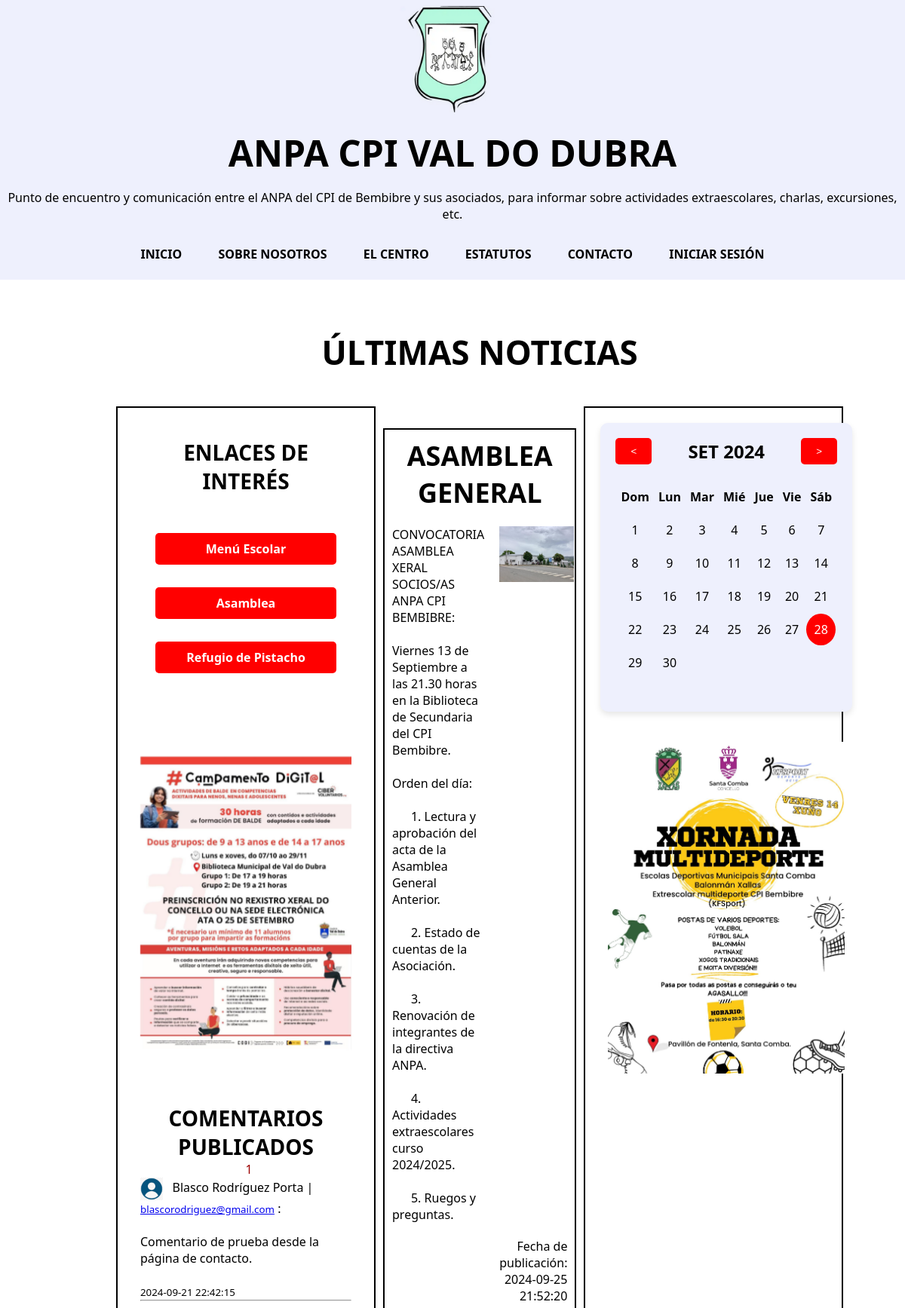
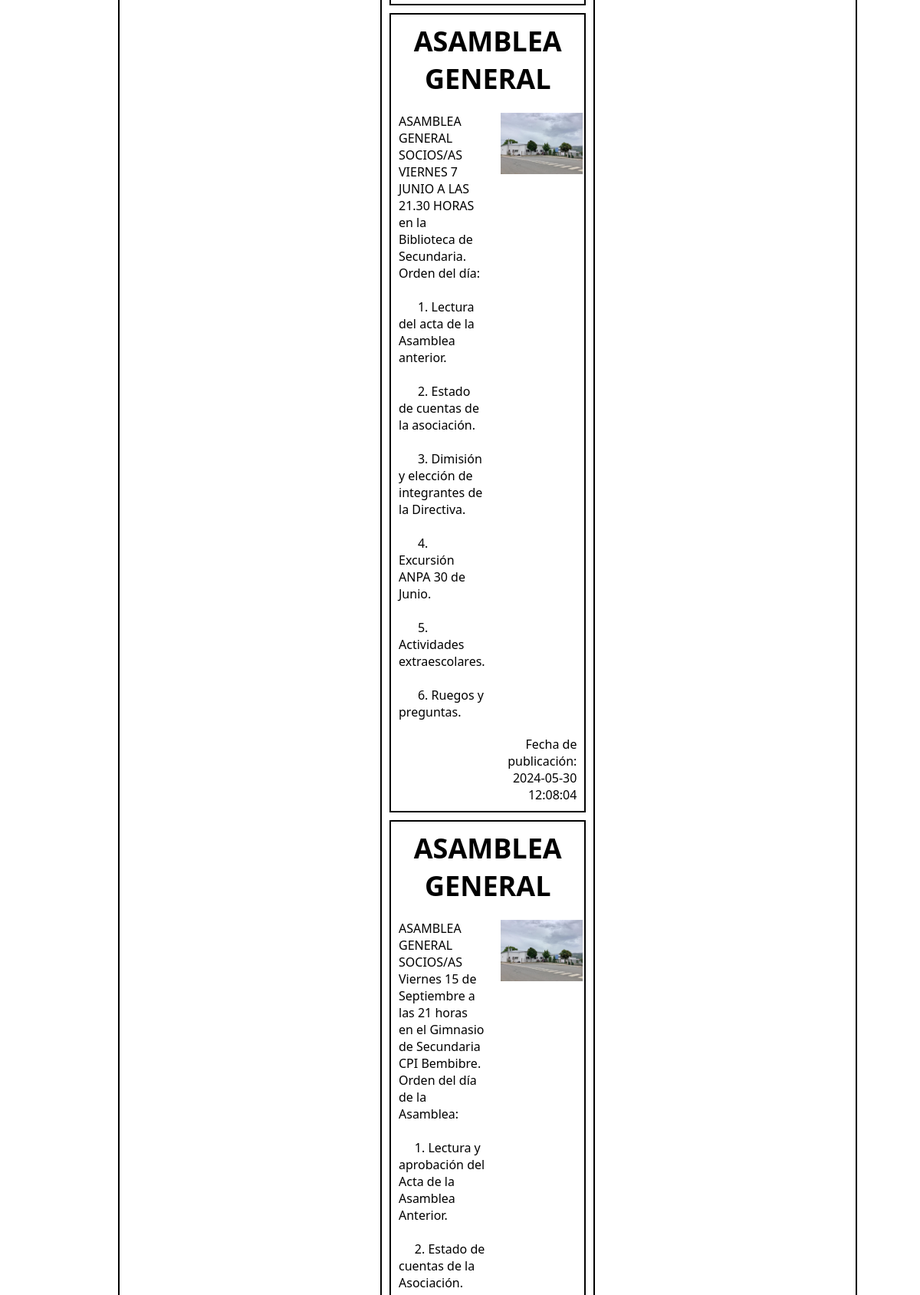
Screenshot of /es/asamblea.php (upper part) with the database file from the repository (2 pictures, top to bottom).
### tables this page shows
CREATE TABLE IF NOT EXISTS `comentarios` (
  `Id_Comentario` smallint(5) unsigned NOT NULL AUTO_INCREMENT,
  `Nombre` varchar(100) NOT NULL,
  `Correo` varchar(100) NOT NULL,
  `Comentario` longtext NOT NULL,
  `Fecha_Publicación` datetime NOT NULL,
  PRIMARY KEY (`Id_Comentario`)
);

CREATE TABLE IF NOT EXISTS `blog` (
  `Id_Entrada` smallint(5) unsigned NOT NULL AUTO_INCREMENT,
  `Título` varchar(150) NOT NULL,
  `Descripción` longtext NOT NULL,
  `Imagen` varchar(150) DEFAULT NULL,
  `Fecha_Publicación` datetime NOT NULL,
  PRIMARY KEY (`Id_Entrada`)
);

### es/asamblea.php (the view, shortened to what this page needs)
<!DOCTYPE html>
<html lang="gl-ES">
    <head>
        <link rel="stylesheet" type="text/css" href="CSS/estilosindex.css">
    </head>
    <body>
        <header>
            <div class="vacio1"></div>
            <div class="logo">
                <img src="Imágenes/logo.png" width="100%" alt="Logo ANPA CPI Bembibre"/>
            </div>
            <div class="vacio2"></div>
            <div class="tituloedescricion">
                <h1>ANPA CPI VAL DO DUBRA</h1>
                <p>Punto de encuentro y comunicación entre el ANPA del CPI de Bembibre y sus asociados, para informar sobre actividades extraescolares, charlas, excursiones, etc.</p>
            </div>
            <nav class="navegacion">
                <ul>
                    <li id="inicio">INICIO</li>
                    <li id="sobrenosotros">SOBRE NOSOTROS</li>
                    <li id="ocentro">EL CENTRO</li>
                    <li id="estatutos">ESTATUTOS</li>
                    <li id="contacto">CONTACTO</li>
                    <?php
                        if(isset($_SESSION["admin"])){
                            $admin = $_SESSION["admin"];
                            echo "<li>Hola, $admin&nbsp;&nbsp;<a href='cerrarsesion.php'><img src='Imágenes/exit.png' width='35' style='vertical-align: middle;' alt='Exit'></a></li>";
                        } else {
                            echo "<li id='iniciarsesion'>INICIAR SESIÓN</li>";
                        }
                    ?>
                </ul>
            </nav>
        </header>
        <main>
            <div class="titulopaxina">
                <h1>ÚLTIMAS NOTICIAS</h1>
            </div>
            <aside class="taboleiro1">
                <div class="anuncio1">
                    <img src="Imágenes/Anuncio1.jpg" width="100%" alt="Campamento Digital">
                </div>
                <div class="enlacesdeinterese">
                    <h1>ENLACES DE INTERÉS</h1>
                    <ul>
                        <li id="menuescolar">Menú Escolar</li>
                        <li id="asamblea">Asamblea</li>
                        <li id="refugiodepistacho">Refugio de Pistacho</li>
                    </ul>
                </div>
                <div class="ultimoscomentarios">
                    <h1>COMENTARIOS PUBLICADOS</h1>
                    <div class="vercomentarios">
                        <?php
                            $conexion = new mysqli("127.0.0.1", "root", "", "anpacpivaldodubraes");
                            if(!$conexion){
                                echo "<p style='color: red;'>DATABASE NOT CONNECTED!!!.</p>";
                            } else {
                                $vercomentarios = "SELECT * FROM comentarios ORDER BY Fecha_Publicación DESC";
                                $resultados = $conexion->query($vercomentarios);
                                if($resultados->num_rows == 0){
                                    echo "<p>(Sen comentarios)</p>";
                                } else {
                                    echo "<div class='paxinascomentarios'>";
                                    if(isset($_GET["commentspage"])) {
                                    $paginacion = $_GET["commentspage"];
                                    if($paginacion<=0 || is_numeric($paginacion)==false) $paginacion=1;
                                    }
                                    else
                                    $paginacion=1;
                                    $url="?commentspage=";
                                    echo "<p class='pagina'>";
                                    $total_paginas=(int)($resultados->num_rows/5+1);
                                    for($i=1;$i<=$total_paginas;$i++){
                                        if($i==$paginacion)
                                            echo "&nbsp;&nbsp;<a class='estasaqui'>$i</a>";
                                        else if($i==$paginacion-1 || $i==$paginacion+1)
                                            echo "&nbsp;&nbsp;<a href='$url".$i."'>$i</a>";
                                    }
                                    echo "</p>";
                                    $posicion=($paginacion-1)*5;
                                    $resultados->data_seek($posicion);
                                    echo "</div>";
                                    $row = $resultados->fetch_assoc();
                                    $i = 1;
                                    echo "<div class='comentariospublicados'>";
                                    do {
                                        echo "<p><img src='Imágenes/User.png' width='30' style='vertical-align: middle;' alt='User'>&nbsp;&nbsp;&nbsp;{$row["Nombre"]} | <span><small><a href='mailto:{$row["Correo"]}'>{$row["Correo"]}</a></small></span> :</p><br/>
                                        <p>{$row["Comentario"]}</p><br/>
                                        <p><small>{$row["Fecha_Publicación"]}</small></p><hr>";
                                        $row = $resultados->fetch_assoc();
                                        $i++;
                                    } while ($row && $i <= 5);
                                    echo "</div>";
                                }
                            }
                        ?>
                    </div>
                </div>
            </aside>
            <section class="blog">
                <?php
                    $conexion = new mysqli("127.0.0.1", "root", "", "anpacpivaldodubraes");
                    if (!$conexion) {
                        echo "<p style='color: red;'>Non se puido establecer a conexión á nosa base de datos.</p>";
                    } else {
                        $entradasdeblog = "SELECT * FROM blog WHERE Título LIKE '%ASAMBLEA%' ORDER BY Fecha_Publicación DESC";
                        $resultados = $conexion->query($entradasdeblog);
                        if ($resultados->num_rows == 0) {
                            echo "<p style='color: red;'>Aún no hay entradas publicadas relacionadas con las reuniones de la asamblea.</p>";
                        } else {
                            if(isset($_GET["pg"])) {
                            $paginacion = $_GET["pg"];
                            if($paginacion<=0 || is_numeric($paginacion)==false) $paginacion=1;
                            }
                            else
                            $paginacion=1;
                            $posicion=($paginacion-1)*5;
                            $resultados->data_seek($posicion);
                            echo "<section class='artigos'>";
                            $row = $resultados->fetch_assoc();
                            $i = 1;
                            do {
                                echo "<article>
                                <h1 class='tituloentrada'>{$row["Título"]}</h1>
                                <p class='descricionentrada'>{$row["Descripción"]}</p>
                                <img class='imaxeentrada' src='{$row["Imagen"]}' width='100%' alt='{$row["Imagen"]}'/>
                                <p class='datapublicacion'>Fecha de publicación: {$row["Fecha_Publicación"]}</p>
                                </article>";
                                $row = $resultados->fetch_assoc();
                                $i++;
                            } while ($row && $i <= 5);
                            echo "</section>";
                        }
                    }
                ?>
            </section>
            <aside class="taboleiro2">
                <div class="anuncio2">
                    <img src="Imágenes/Anuncio2.jpg" width="100%" alt="Jornada Multideporte">
                </div>
                <div class="calendario">
                    <div class="header">
                    <button id="prev-month">&lt;</button>
                    <h2 id="month-year"></h2>
                    <button id="next-month">&gt;</button>
                    </div>
                    <table id="calendar">
                        <thead>
                            <tr>
                                <th>Dom</th>
                                <th>Lun</th>
                                <th>Mar</th>
                                <th>Mié</th>
                                <th>Jue</th>
                                <th>Vie</th>
                                <th>Sáb</th>
                            </tr>
                        </thead>
                        <tbody id="calendar-body"></tbody>
                    </table>
                </div>
            </aside>
        </main>
    </body>
</html>

### rows the page displays
comentarios: Nombre "Blasco Rodríguez Porta", Correo "blascorodriguez@gmail.com", Comentario "Comentario de prueba desde la página de contacto.", Fecha_Publicación "2024-09-21 22:42:15"
blog: Título "ASAMBLEA GENERAL", Descripción "CONVOCATORIA ASAMBLEA XERAL SOCIOS/AS ANPA CPI BEMBIBRE: Viernes 13 de Septiembre a las 21.30 horas en la Biblioteca de Secundaria del CPI Bembibre. Orden del día: 1. Lectura y aprobación del acta de la Asamblea General Anterior. 2. Estado de cuentas de la Asociación. 3. Renovación de integrantes de la directiva ANPA. 4. Actividades extraescolares curso 2024/2025. 5. Ruegos y preguntas.", Imagen (picture), Fecha_Publicación "2024-09-25 21:52:20"
blog: Título "ASAMBLEA GENERAL", Descripción "ASAMBLEA GENERAL SOCIOS/AS VIERNES 7 JUNIO A LAS 21.30 HORAS en la Biblioteca de Secundaria. Orden del día: 1. Lectura del acta de la Asamblea anterior. 2. Estado de cuentas de la asociación. 3. Dimisión y elección de integrantes de la Directiva. 4. Excursión ANPA 30 de Junio. 5. Actividades extraescolares. 6. Ruegos y preguntas.", Imagen (picture), Fecha_Publicación "2024-05-30 12:08:04"
blog: Título "ASAMBLEA GENERAL", Descripción "ASAMBLEA GENERAL SOCIOS/AS Viernes 15 de Septiembre a las 21 horas en el Gimnasio de Secundaria CPI Bembibre. Orden del día de la Asamblea: 1. Lectura y aprobación del Acta de la Asamblea Anterior. 2. Estado de cuentas de la Asociación.", Imagen (picture)
